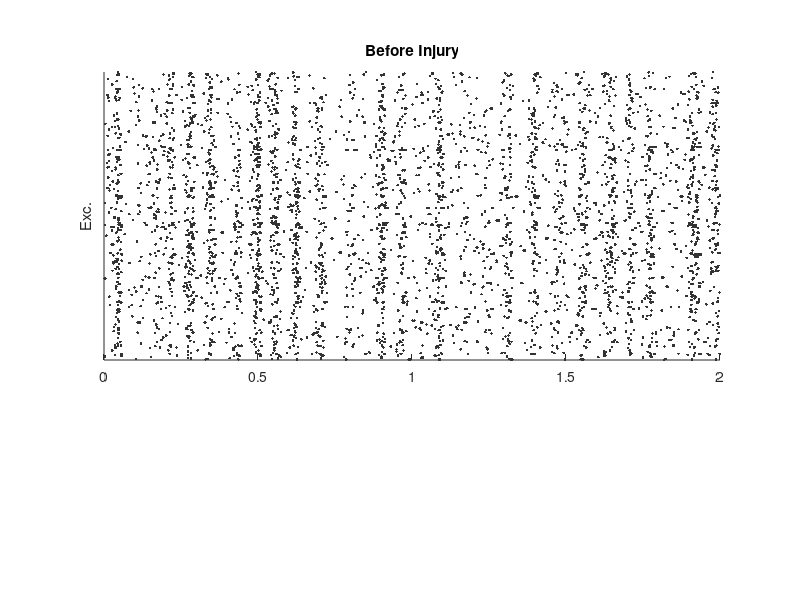

The MATLAB script that drew this image: (Note: this script raises an error after producing the figure.)
%% RasterPlots
load('A')
RasterPlot=false(max(A(:,2))+1,A(end,1)-A(1,1)+1);
RasterPlot(sub2ind(size(RasterPlot),A(:,2)+1,A(:,1)-A(1,1)+1))=1;
B=RasterPlot;
figure('units','normalized')
[y,x]=find(B(:,1:10000));
Title='Before Injury';
h1=axes('position',[.13 .4 .77 .48]);
scatter(x(y<601)/5000,y(y<601),'marker','.','markeredgecolor',[.2 .2 .2])
set(gca,'Ytick',[])
ylim([0 600])
title(Title)
ylabel('Exc.')
h1.XAxis.Visible='off';
h2=axes('position',[.13 .25 .77 .12]);
scatter(x(y>600)/5000,y(y>600),'marker','.','markeredgecolor',[.7 .7 .7])
set(gca,'Ytick',[])
ylabel('Inh.')
xlabel('Time (s)')


RasterPlot=false(max(InjuredA(:,2))+1,InjuredA(end,1)-InjuredA(1,1)+1);
RasterPlot(sub2ind(size(RasterPlot),InjuredA(:,2)+1,InjuredA(:,1)-InjuredA(1,1)+1))=1;
B=RasterPlot;
figure('units','normalized')
[y,x]=find(B(:,1:10000));
Title='50 Percent LFR Injury';
h1=axes('position',[.13 .4 .77 .48]);
scatter(x(y<401)/5000,y(y<401),'marker','.','markeredgecolor',[.2 .2 .2])
set(gca,'Ytick',[])
ylim([0 400])
title(Title)
ylabel('Exc.')
h1.XAxis.Visible='off';
h2=axes('position',[.13 .25 .77 .12]);
scatter(x(y>400)/5000,y(y>400),'marker','.','markeredgecolor',[.7 .7 .7])
set(gca,'Ytick',[])
ylabel('Inh.')
xlabel('Time (s)')



RasterPlot=false(max(PlasticityA(:,2))+1,PlasticityA(end,1)-PlasticityA(1,1)+1);
RasterPlot(sub2ind(size(RasterPlot),PlasticityA(:,2)+1,PlasticityA(:,1)-PlasticityA(1,1)+1))=1;
B=RasterPlot;
figure('units','normalized')
[y,x]=find(B(:,1:10000));
Title='50 Percent LFR Injury + Plasticity';
h1=axes('position',[.13 .4 .77 .48]);
scatter(x(y<401)/5000,y(y<401),'marker','.','markeredgecolor',[.2 .2 .2])
set(gca,'Ytick',[])
ylim([0 400])
title(Title)
ylabel('Exc.')
h1.XAxis.Visible='off';
h2=axes('position',[.13 .25 .77 .12]);
scatter(x(y>400)/5000,y(y>400),'marker','.','markeredgecolor',[.7 .7 .7])
set(gca,'Ytick',[])
ylabel('Inh.')
xlabel('Time (s)')

%% B

load('B')
% Is it different than baseline? 
%Anova1
[p,tbl,stats] = anova1(YInjured);
multcompare(stats);
% Sig the entire way 

[p,tbl,stats] = anova1(YPlasticity);
multcompare(stats);
% NS to 15

% Is it different than no plasticity
for i=1:20
    h(i)=ttest2(YInjured(:,i),YPlasticity(:,i),'Alpha',.05/20);
end


figure
bar(-50,1,'barwidth',1,'facecolor',[1 31 91]/255)
hold on
bar(0:5:95,mean(YPlasticity),'barwidth',1,'facecolor',[153 0 0]/255,'linewidth',1.5)
bar(0:5:95,mean(YInjured),'barwidth',1,'facecolor',[1 31 91]/255,'linewidth',1.5)
errorbar(0:5:95,mean(YPlasticity),zeros(1,20),std(YPlasticity),'k.')
errorbar(0:5:95,mean(YInjured),zeros(1,20),std(YInjured),'k.')
K=max([mean(YPlasticity)+std(YPlasticity);mean(YInjured)+std(YInjured)]);
M=0:5:95;
scatter(M(h>0),K(h>0)+.2,'*k')
plot([0 95],[5.25 5.25],'linewidth',1.5,'color',[1 31 91]/255)
text(95/2, 5.25*1.075,'*','HorizontalAlignment','center','fontsize',20,'color',[1 31 91]/255)
plot([0 15],[6.25 6.25],'linewidth',1.5,'color',[153 0 0]/255)
text(15/2, 6.25*1.075,'NS','HorizontalAlignment','center','fontsize',20,'color',[153 0 0]/255)
xlim([-2.5 100])
ylim([0 7])
set(gca,'XTick',[0:25:100])
set(gca,'YTick',[0:2:6])
box off
xlabel('Percent Injury')
ylabel('Firing Rate (Hz)')
b=legend({'Injury','Injury+Plasticity'},'Location','best');
legend('boxoff')
set(b,'Position',    [0.5470    0.7711    0.3732    0.1440])



%% C-E Scatter plots Oscillations

load('C')

% Is it different than no plasticity
for i=1:20
    h(i)=ttest2(NInj(:,i),NP(:,i),'Alpha',.05/20);
end

figure
scatter(0:5:95,mean(NInj)./5/60,ones(1,20)*100,'filled','markerfacecolor',[1 31 91]/255)
hold on
scatter(0:5:95,mean(NP)./5/60,ones(1,20)*100,'filled','markerfacecolor',[153 0 0]/255)
errorbar(0:5:95,mean(NInj)./5/60,std(NInj)./5/60,'.k')
errorbar(0:5:95,mean(NP)./5/60,std(NP)./5/60,'.k')
K=[mean(NP)+std(NP)]./5/60;
M=0:5:95;
scatter(M(h>0),K(h>0)+.5,'*k')
set(gca,'xtick',0:25:100)
xlim([-2.5 100])
ylim([-1 15])
xlabel('Percent Injury')
ylabel('Frequency (Oscillation / sec)')
box off
b=legend({'Injury','Injury+Plasticity'},'Location','best');
legend('boxoff')


% Is it different than no plasticity
for i=1:20
    h(i)=ttest2(MagInj(:,i),MagP(:,i),'Alpha',.05/20);
end

figure
scatter(0:5:95,nanmean(MagInj),ones(1,20)*100,'filled','markerfacecolor',[1 31 91]/255)
hold on
scatter(0:5:95,nanmean(MagP),ones(1,20)*100,'filled','markerfacecolor',[153 0 0]/255)
errorbar(0:5:95,nanmean(MagInj),nanstd(MagInj),'.k')
errorbar(0:5:95,nanmean(MagP),nanstd(MagP),'.k')
K=[nanmean(MagP)+nanstd(MagP)];
M=0:5:95;
scatter(M(h>0),K(h>0)+.0025,'*k')
set(gca,'xtick',0:25:100)
xlim([-2.5 100])
ylim([-.007 .1])
xlabel('Percent Injury')
ylabel('Magnitude (Fraction)')
box off
b=legend({'Injury','Injury+Plasticity'},'Location','best');
legend('boxoff')


% Is it different than no plasticity
for i=1:20
    h(i)=ttest2(WidthInj(:,i),WidthP(:,i),'Alpha',.05/20);
end

figure
scatter(0:5:95,nanmean(WidthInj)*1000,ones(1,20)*100,'filled','markerfacecolor',[1 31 91]/255)
hold on
scatter(0:5:95,nanmean(WidthP)*1000,ones(1,20)*100,'filled','markerfacecolor',[153 0 0]/255)
errorbar(0:5:95,nanmean(WidthInj)*1000,nanstd(WidthInj)*1000,'.k')
errorbar(0:5:95,nanmean(WidthP)*1000,nanstd(WidthP)*1000,'.k')
K=[nanmean(WidthP)+nanstd(WidthP)]*1000;
M=0:5:95;
scatter(M(h>0),K(h>0)+.5,'*k')
set(gca,'xtick',0:25:100)
xlim([-2.5 100])
ylim([-1 25])
xlabel('Percent Injury')
ylabel('FWHM (msec)')
box off
b=legend({'Injury','Injury+Plasticity'},'Location','best');
legend('boxoff')


